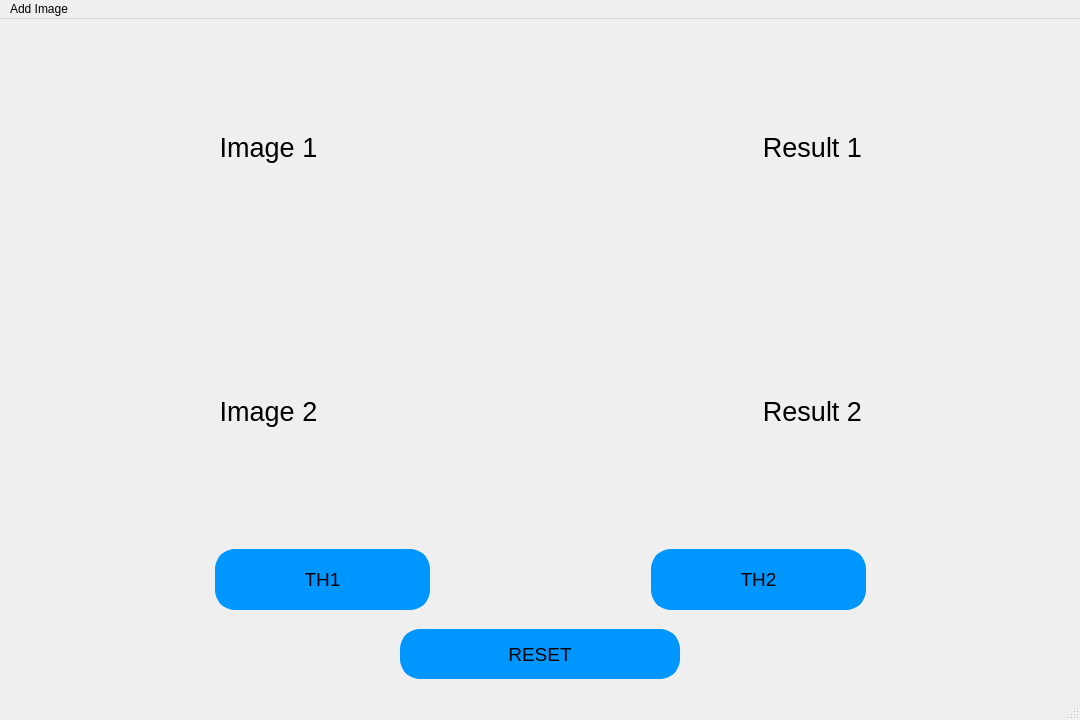
<?xml version="1.0" encoding="UTF-8"?>
<ui version="4.0">
 <class>MainWindow</class>
 <widget class="QMainWindow" name="MainWindow">
  <property name="geometry">
   <rect>
    <x>0</x>
    <y>0</y>
    <width>1080</width>
    <height>720</height>
   </rect>
  </property>
  <property name="windowTitle">
   <string>MainWindow</string>
  </property>
  <widget class="QWidget" name="centralwidget">
   <widget class="QPushButton" name="button_reset">
    <property name="geometry">
     <rect>
      <x>400</x>
      <y>610</y>
      <width>280</width>
      <height>50</height>
     </rect>
    </property>
    <property name="font">
     <font>
      <pointsize>14</pointsize>
     </font>
    </property>
    <property name="styleSheet">
     <string notr="true">QPushButton{
	background-color: rgb(0,150,255);
	border-radius: 20px;
	border: 5px solid;
	border-color: rgb(0,150,255);
}

QPushButton:hover{
	border-color: rgb(255,0,255)
}

QPushButton:pressed{
	background-color: rgb(255,0,255)
}</string>
    </property>
    <property name="text">
     <string>RESET</string>
    </property>
   </widget>
   <widget class="QWidget" name="gridLayoutWidget">
    <property name="geometry">
     <rect>
      <x>0</x>
      <y>0</y>
      <width>1081</width>
      <height>521</height>
     </rect>
    </property>
    <layout class="QGridLayout" name="gridLayout">
     <property name="sizeConstraint">
      <enum>QLayout::SetDefaultConstraint</enum>
     </property>
     <property name="spacing">
      <number>7</number>
     </property>
     <item row="1" column="0">
      <widget class="QLabel" name="img_2">
       <property name="sizePolicy">
        <sizepolicy hsizetype="Ignored" vsizetype="Ignored">
         <horstretch>0</horstretch>
         <verstretch>0</verstretch>
        </sizepolicy>
       </property>
       <property name="font">
        <font>
         <pointsize>20</pointsize>
        </font>
       </property>
       <property name="text">
        <string>Image 2</string>
       </property>
       <property name="scaledContents">
        <bool>true</bool>
       </property>
       <property name="alignment">
        <set>Qt::AlignCenter</set>
       </property>
      </widget>
     </item>
     <item row="1" column="1">
      <widget class="QLabel" name="diff_image">
       <property name="sizePolicy">
        <sizepolicy hsizetype="Ignored" vsizetype="Ignored">
         <horstretch>0</horstretch>
         <verstretch>0</verstretch>
        </sizepolicy>
       </property>
       <property name="font">
        <font>
         <pointsize>20</pointsize>
        </font>
       </property>
       <property name="text">
        <string>Result 2</string>
       </property>
       <property name="scaledContents">
        <bool>true</bool>
       </property>
       <property name="alignment">
        <set>Qt::AlignCenter</set>
       </property>
      </widget>
     </item>
     <item row="0" column="1">
      <widget class="QLabel" name="absdiff_image">
       <property name="sizePolicy">
        <sizepolicy hsizetype="Ignored" vsizetype="Ignored">
         <horstretch>0</horstretch>
         <verstretch>0</verstretch>
        </sizepolicy>
       </property>
       <property name="font">
        <font>
         <pointsize>20</pointsize>
        </font>
       </property>
       <property name="text">
        <string>Result 1</string>
       </property>
       <property name="scaledContents">
        <bool>true</bool>
       </property>
       <property name="alignment">
        <set>Qt::AlignCenter</set>
       </property>
      </widget>
     </item>
     <item row="0" column="0">
      <widget class="QLabel" name="img_1">
       <property name="sizePolicy">
        <sizepolicy hsizetype="Ignored" vsizetype="Ignored">
         <horstretch>0</horstretch>
         <verstretch>0</verstretch>
        </sizepolicy>
       </property>
       <property name="font">
        <font>
         <pointsize>20</pointsize>
        </font>
       </property>
       <property name="frameShape">
        <enum>QFrame::NoFrame</enum>
       </property>
       <property name="text">
        <string>Image 1</string>
       </property>
       <property name="scaledContents">
        <bool>true</bool>
       </property>
       <property name="alignment">
        <set>Qt::AlignCenter</set>
       </property>
      </widget>
     </item>
    </layout>
   </widget>
   <widget class="QWidget" name="layoutWidget">
    <property name="geometry">
     <rect>
      <x>0</x>
      <y>530</y>
      <width>1081</width>
      <height>61</height>
     </rect>
    </property>
    <layout class="QHBoxLayout" name="horizontalLayout" stretch="1,1,1,1,1">
     <property name="spacing">
      <number>7</number>
     </property>
     <item>
      <spacer name="horizontalSpacer">
       <property name="orientation">
        <enum>Qt::Horizontal</enum>
       </property>
       <property name="sizeType">
        <enum>QSizePolicy::Minimum</enum>
       </property>
       <property name="sizeHint" stdset="0">
        <size>
         <width>40</width>
         <height>20</height>
        </size>
       </property>
      </spacer>
     </item>
     <item>
      <widget class="QPushButton" name="button_Th1">
       <property name="sizePolicy">
        <sizepolicy hsizetype="Minimum" vsizetype="Minimum">
         <horstretch>0</horstretch>
         <verstretch>0</verstretch>
        </sizepolicy>
       </property>
       <property name="font">
        <font>
         <pointsize>14</pointsize>
        </font>
       </property>
       <property name="styleSheet">
        <string notr="true">QPushButton{
	background-color: rgb(0,150,255);
	border-radius: 20px;
	border: 5px solid;
	border-color: rgb(0,150,255);
}

QPushButton:hover{
	border-color: rgb(255,0,255)
}

QPushButton:pressed{
	background-color: rgb(255,0,255)
}</string>
       </property>
       <property name="text">
        <string>TH1</string>
       </property>
      </widget>
     </item>
     <item>
      <spacer name="horizontalSpacer_3">
       <property name="orientation">
        <enum>Qt::Horizontal</enum>
       </property>
       <property name="sizeHint" stdset="0">
        <size>
         <width>40</width>
         <height>20</height>
        </size>
       </property>
      </spacer>
     </item>
     <item>
      <widget class="QPushButton" name="button_Th2">
       <property name="sizePolicy">
        <sizepolicy hsizetype="Minimum" vsizetype="Minimum">
         <horstretch>0</horstretch>
         <verstretch>0</verstretch>
        </sizepolicy>
       </property>
       <property name="font">
        <font>
         <pointsize>14</pointsize>
        </font>
       </property>
       <property name="styleSheet">
        <string notr="true">QPushButton{
	background-color: rgb(0,150,255);
	border-radius: 20px;
	border: 5px solid;
	border-color: rgb(0,150,255);
}

QPushButton:hover{
	border-color: rgb(255,0,255)
}

QPushButton:pressed{
	background-color: rgb(255,0,255)
}</string>
       </property>
       <property name="text">
        <string>TH2</string>
       </property>
      </widget>
     </item>
     <item>
      <spacer name="horizontalSpacer_2">
       <property name="orientation">
        <enum>Qt::Horizontal</enum>
       </property>
       <property name="sizeType">
        <enum>QSizePolicy::Minimum</enum>
       </property>
       <property name="sizeHint" stdset="0">
        <size>
         <width>40</width>
         <height>20</height>
        </size>
       </property>
      </spacer>
     </item>
    </layout>
   </widget>
  </widget>
  <widget class="QMenuBar" name="menubar">
   <property name="geometry">
    <rect>
     <x>0</x>
     <y>0</y>
     <width>1080</width>
     <height>26</height>
    </rect>
   </property>
   <widget class="QMenu" name="menuAdd_Image">
    <property name="title">
     <string>Add Image</string>
    </property>
    <addaction name="actionImage_1"/>
    <addaction name="actionImage_2"/>
   </widget>
   <addaction name="menuAdd_Image"/>
  </widget>
  <widget class="QStatusBar" name="statusbar"/>
  <action name="actionImage_1">
   <property name="text">
    <string>Image 1</string>
   </property>
  </action>
  <action name="actionImage_2">
   <property name="text">
    <string>Image 2</string>
   </property>
  </action>
 </widget>
 <resources/>
 <connections/>
</ui>
